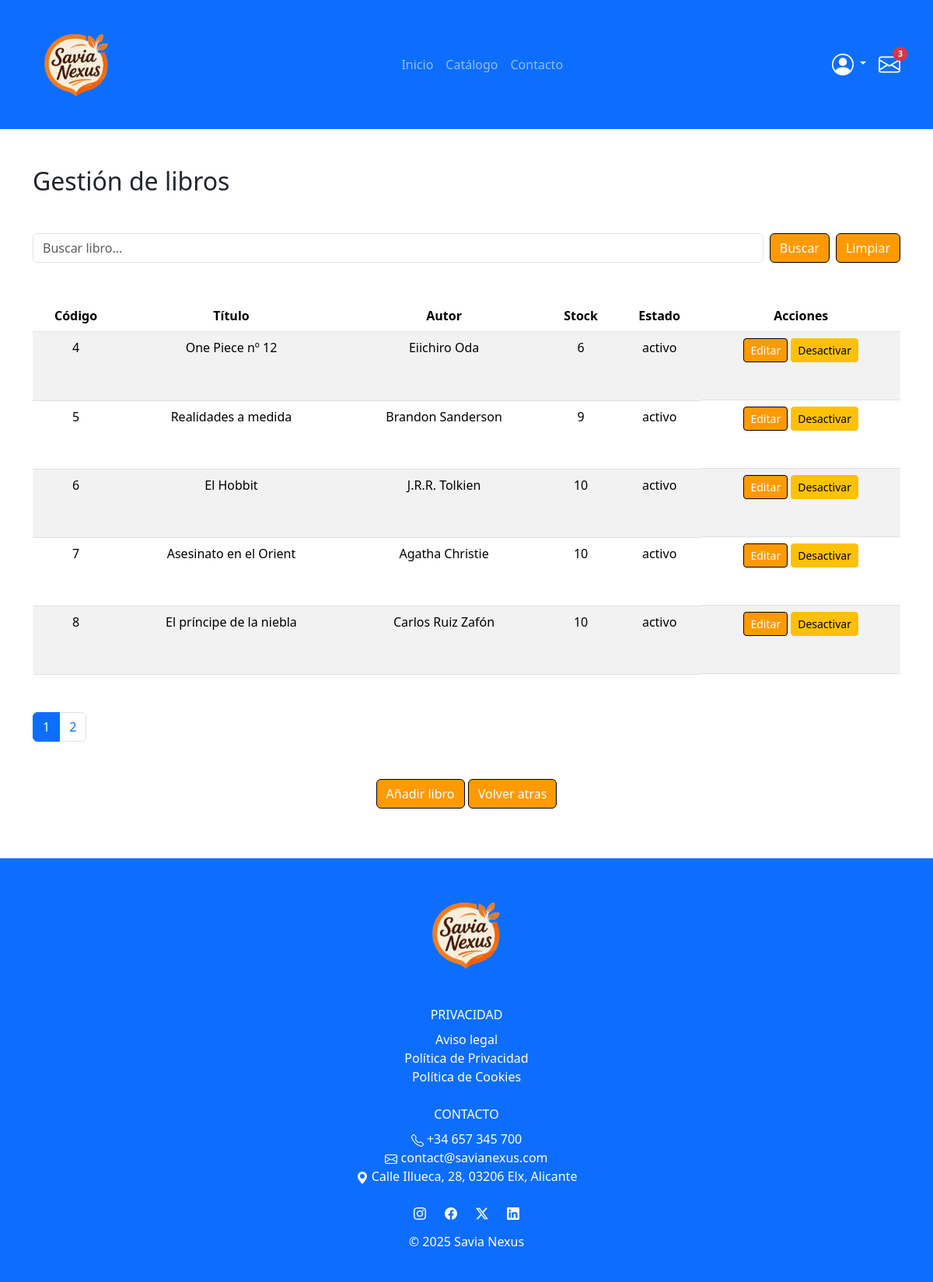
Page /admin/books.php (signed in) on the committed database.
### tables this page shows
CREATE TABLE `libros` (
  `codigo` int(11) NOT NULL,
  `titulo` varchar(50) NOT NULL,
  `isbn` varchar(30) NOT NULL,
  `autor` varchar(50) DEFAULT NULL,
  `editorial` varchar(50) DEFAULT NULL,
  `descripcion` varchar(250) DEFAULT NULL,
  `imagen` varchar(255) DEFAULT NULL,
  `stock` int(11) DEFAULT 1,
  `codCategoria` int(11) DEFAULT NULL,
  `activo` enum('activo','inactivo') DEFAULT 'activo'
);

### models/Book.php (called while the page is built, shortened)
<?php
require_once 'Resource.php';
class Book extends Resource {
    public function getAll(
        string $search,
        string $column,
        string $order,
        int $limit,
        int $offset
    ) {
        $columnsBook = ['codigo', 'titulo', 'autor', 'isbn', 'stock', 'activo'];
        $order = ($order === 'DESC') ? 'DESC' : 'ASC';
        $sql = "SELECT * from libros
                WHERE titulo LIKE :search
                    or autor LIKE :search
                    or isbn LIKE :search
                ORDER BY $column $order
                LIMIT :limit OFFSET :offset";
        $stmt = $this->pdo->prepare($sql);
        $stmt->bindValue(':search', "%$search%", PDO::PARAM_STR);
        $stmt->bindValue(':limit', $limit, PDO::PARAM_INT);
        $stmt->bindValue(':offset', $offset, PDO::PARAM_INT);
        $stmt->execute();
        return $stmt->fetchAll();
    }
    public function count(string $search) {
        $sql = "SELECT COUNT(*) FROM libros
                WHERE titulo LIKE :search
                   OR autor LIKE :search
                   OR isbn LIKE :search";
        $stmt = $this->pdo->prepare($sql);
        $stmt->execute(['search' => "%$search%"]);
        return (int)$stmt->fetchColumn();
    }
}
?>

### models/Resource.php (called while the page is built, shortened)
<?php
class Resource {
    public function __construct (PDO $pdo) {
        $this->pdo = $pdo;
    }
}

### includes/Validation.php (called while the page is built, shortened)
<?php
class Validation {
    public static function sanitize($value) {
        return htmlspecialchars(trim($value), ENT_QUOTES, 'UTF-8');
    }
}
?>

### public/admin/books.php (the view, shortened to what this page needs)
<?php
require_once __DIR__ . '/../../includes/config.php';
require_once __DIR__ . '/../../models/Book.php';
$bookModel = new Book($pdo);
$search = Validation::sanitize($_GET['search'] ?? '');
$column = $_GET['column'] ?? 'codigo';
$order = $_GET['order'] ?? 'ASC';
$page = max(1, (int)($_GET['page'] ?? 1));
$perPage = 5;
$offset = ($page -1) * $perPage;
$order = ($order === 'DESC') ? 'DESC' : 'ASC';
$alternateOrder = ($order === 'ASC') ? 'DESC' : 'ASC';
$totalBooks = $bookModel->count($search);
$totalPages = (int) ceil($totalBooks/$perPage);
$books = $bookModel->getAll(
    $search,
    $column,
    $order,
    $perPage,
    $offset
);
?>
<?php include __DIR__ . '/../../includes/head.php'; ?>
<body>
    <?php include __DIR__ . '/../../includes/navbar.php'; ?>
    <div class="container mt-5 mb-5">
        <h2 class="mb-5">Gestión de libros</h2>
        <form method="get" class="d-flex mb-5">
            <input type="text" name="search" class="form-control me-2" placeholder="Buscar libro..." value="<?= htmlspecialchars($search) ?>">
            <button class="btn btn-primary">Buscar</button>
            <a href="books.php" class="btn btn-primary ms-2">Limpiar</a>
        </form>
        <div class="table-responsive">
            <table class="table table-striped mb-5 text-center">
                <thead>
                    <tr class="text-center">
                        <th>
                            <a href="?column=codigo&order=<?= $alternateOrder ?>&search=<?= urlencode($search) ?>">
                                Código
                            </a>
                        </th>
                        <th>
                            <a href="?column=titulo&order=<?= $alternateOrder ?>&search=<?= urlencode($search) ?>">
                                Título
                            </a>
                        </th>
                        <th>
                            <a href="?column=autor&order=<?= $alternateOrder ?>&search=<?= urlencode($search) ?>">
                                Autor
                            </a>
                        </th>
                        <th>
                            <a href="?column=stock&order=<?= $alternateOrder ?>&search=<?= urlencode($search) ?>">
                                Stock
                            </a>
                        </th>
                        <th>
                            <a href="?column=activo&order=<?= $alternateOrder ?>&search=<?= urlencode($search) ?>">
                                Estado
                            </a>
                        </th>
                        <th>Acciones</th>
                    </tr>
                </thead>
                <tbody>
                    <?php foreach ($books as $book): ?>
                        <tr>
                            <td><?= $book['codigo'] ?></td>
                            <td><?= htmlspecialchars($book['titulo']) ?></td>
                            <td><?= htmlspecialchars($book['autor']) ?></td>
                            <td><?= (int)$book['stock'] ?></td>
                            <td><?= htmlspecialchars($book['activo']) ?></td>
                            <td class="d-flex gap-1 pb-5 justify-content-center align-items-center">
                                <a href="book_edit.php?id=<?= $book['codigo'] ?>" class="btn btn-sm btn-primary">
                                    Editar
                                </a>
                                <form method="post" onsubmit="return confirm('¿Quieres cambiar el estado del libro: <?= htmlspecialchars($book['titulo']) ?>?');">
                                    <button class="btn btn-sm btn-warning">
                                        <?= $book['activo'] === 'activo' ? 'Desactivar' : 'Activar' ?>
                                    </button>
                                </form>
                            </td>
                        </tr>
                    <?php endforeach; ?>
                </tbody>
            </table>
        </div>
        <nav>
            <ul class="pagination">
                <?php for ($i = 1; $i <= $totalPages; $i++): ?>
                    <li class="page-item <?= $i === $page ? 'active' : '' ?>">
                        <a class="page-link"
                        href="?page=<?= $i ?>&search=<?= urlencode($search) ?>">
                            <?= $i ?>
                        </a>
                    </li>
                <?php endfor; ?>
            </ul>
        </nav>
        <div class="mt-5 text-center">
            <a href="book_create.php" class="btn btn-primary mb-3">
                Añadir libro
            </a>
            <a href="dashboard.php" class="btn btn-primary mb-3">
                Volver atras
            </a>
        </div>
    </div>
    <?php include __DIR__ . '/../../includes/footer.php'; ?>
</body>
</html>

### public/assets/css/style.css (style rules this page uses)
:root { --primary-color: #FF9A00; --hover-color: #CC7A00; }
.btn-primary { background-color: var(--primary-color); border-color: black; }
a { text-decoration: none; color: black; }

### rows in the picture
libros: codigo "4", titulo "One Piece nº 12", autor "Eiichiro Oda", stock "6", activo "activo", shows "Desactivar"
libros: codigo "5", titulo "Realidades a medida", autor "Brandon Sanderson", stock "9", activo "activo", shows "Desactivar"
libros: codigo "6", titulo "El Hobbit", autor "J.R.R. Tolkien", stock "10", activo "activo", shows "Desactivar"
libros: codigo "7", titulo "Asesinato en el Orient", autor "Agatha Christie", stock "10", activo "activo", shows "Desactivar"
libros: codigo "8", titulo "El príncipe de la niebla", autor "Carlos Ruiz Zafón", stock "10", activo "activo", shows "Desactivar"

### other values in the picture
$unreadNotifications "3"
